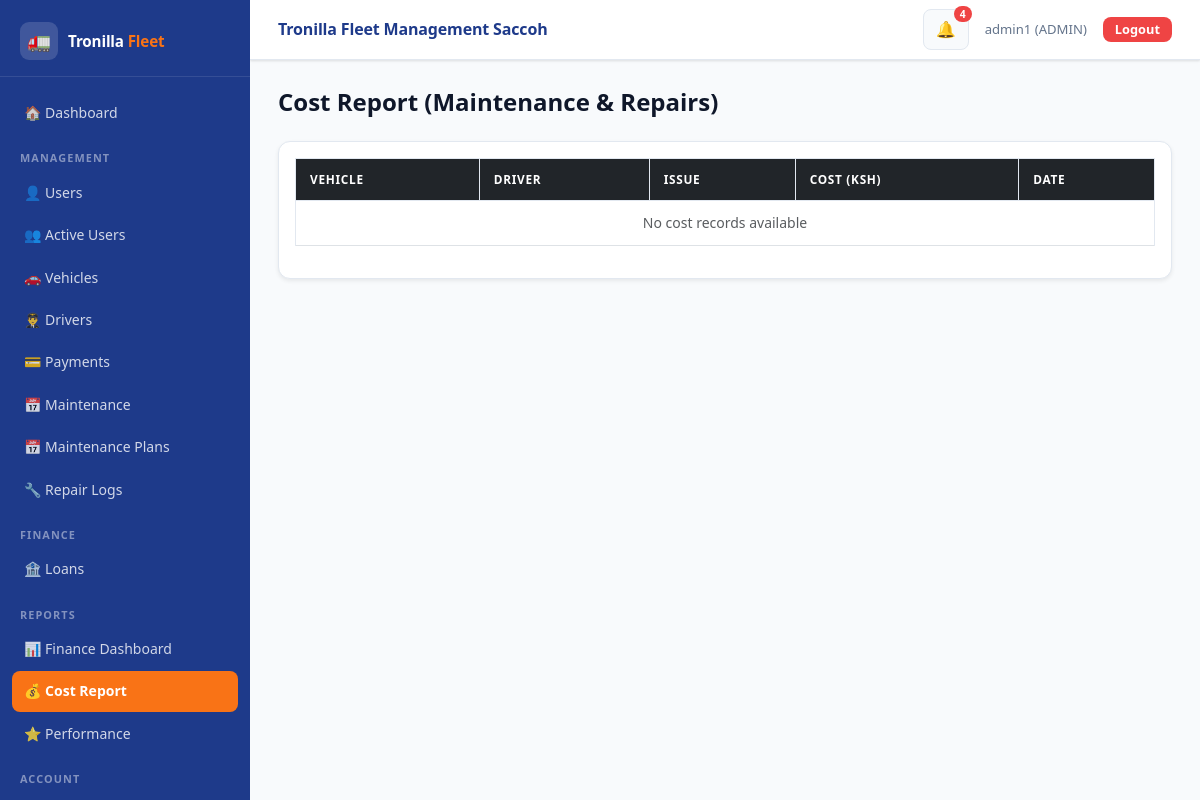
The app's page /reports/costs/ (signed in), older data.
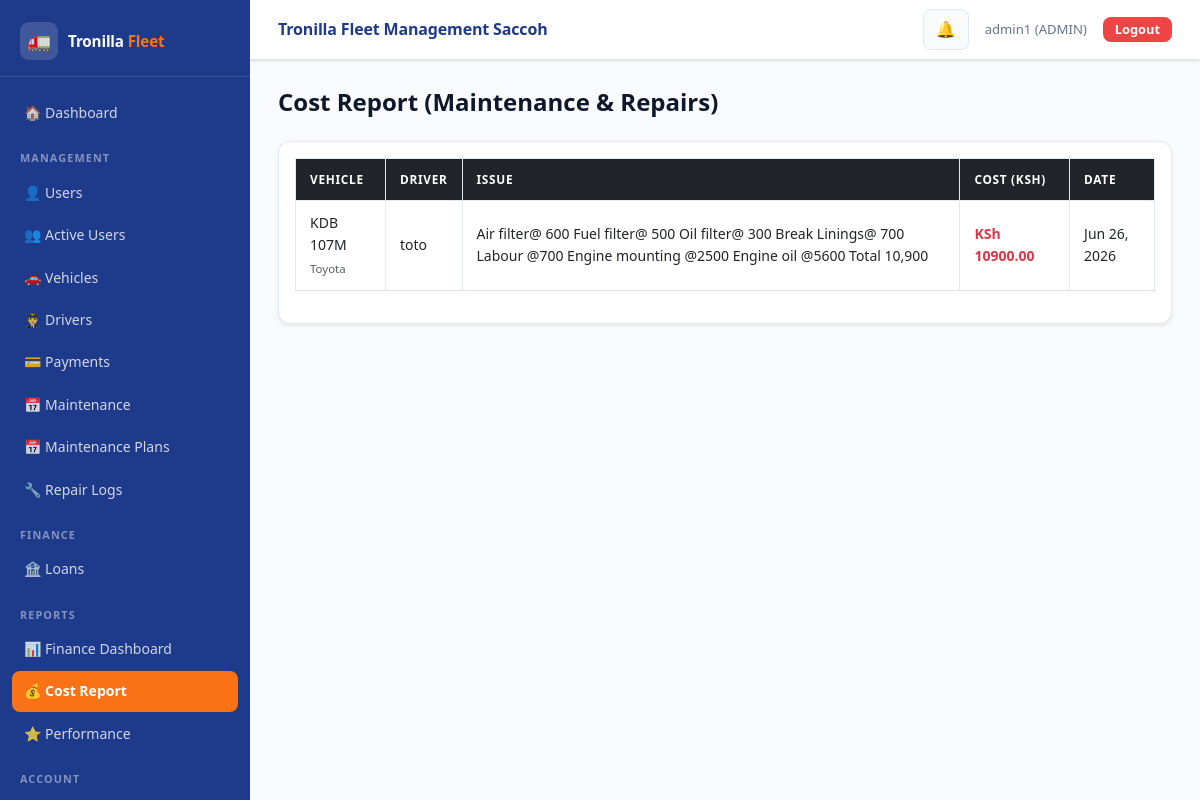
The same page, newer data.
### maintenance/models.py (models this page shows, shortened)
class RepairLog(models.Model):
    CATEGORY_CHOICES = (
        ('ENGINE',        'Engine'),
        ('TRANSMISSION',  'Transmission'),
        ('BRAKES',        'Brakes'),
        ('TYRES',         'Tyres'),
        ('ELECTRICAL',    'Electrical'),
        ('BODY',          'Body & Panels'),
        ('SUSPENSION',    'Suspension'),
        ('FUEL_SYSTEM',   'Fuel System'),
        ('COOLING',       'Cooling System'),
        ('GENERAL',       'General Service'),
        ('OTHER',         'Other'),
    )
    PROGRESS_CHOICES = (
        ('PENDING',      'Pending'),
        ('IN_PROGRESS',  'In Progress'),
        ('COMPLETED',    'Completed'),
        ('ON_HOLD',      'On Hold'),
    )
    vehicle     = models.ForeignKey(Vehicle, on_delete=models.CASCADE, related_name='repair_logs')
    category    = models.CharField(max_length=30, choices=CATEGORY_CHOICES, default='GENERAL')
    issue       = models.TextField()
    mechanic    = models.CharField(max_length=100, blank=True, null=True)
    cost        = models.DecimalField(max_digits=10, decimal_places=2, default=0)
    progress    = models.CharField(max_length=20, choices=PROGRESS_CHOICES, default='PENDING')
    repaired_on = models.DateField(null=True, blank=True)
    created_at  = models.DateTimeField(auto_now_add=True)
    class Meta:
        ordering = ['-created_at']

### vehicles/models.py (models this page shows, shortened)
class Vehicle(models.Model):
    STATUS_CHOICES = (
        ('ACTIVE', 'Active'),
        ('MAINTENANCE', 'Under Maintenance'),
        ('INACTIVE', 'Inactive'),
    )
    number_plate = models.CharField(max_length=20, unique=True)
    model = models.CharField(max_length=100)
    year = models.PositiveIntegerField()
    status = models.CharField(
        max_length=20,
        choices=STATUS_CHOICES,
        default='ACTIVE'
    )
    assigned_driver = models.ForeignKey(
        User,
        on_delete=models.SET_NULL,
        null=True,
        blank=True,
        limit_choices_to={'role': 'DRIVER'}
    )

### accounts/models.py (models this page shows, shortened)
class User(AbstractUser):
    ROLE_CHOICES = (
        ('ADMIN', 'Admin'),
        ('DRIVER', 'Driver'),
    )
    role = models.CharField(
        max_length=10,
        choices=ROLE_CHOICES,
        default='DRIVER'
    )
    phone_number = models.CharField(
        max_length=15,
        blank=True,
        null=True,
        unique=True
    )
    is_active_driver = models.BooleanField(default=True)

### reports/views.py (the view)
# urls.py: path('costs/', views.cost_report, name='cost_report'),
@admin_required
def cost_report(request):
    costs = get_cost_report()
    return render(request, 'cost_report.html', {
        'costs': costs
    })

### accounts/permissions.py (called while the page is built)
def admin_required(view_func):
    @wraps(view_func)
    def wrapper(request, *args, **kwargs):
        if request.user.is_authenticated and request.user.role == 'ADMIN':
            response = view_func(request, *args, **kwargs)
            response['Cache-Control'] = 'no-cache, no-store, must-revalidate'
            response['Pragma'] = 'no-cache'
            response['Expires'] = '0'
            return response
        return redirect('login')
    return wrapper

### notifications/context_processors.py (called while the page is built)
def notification_context(request):
    if request.user.is_authenticated:
        notifications = get_user_notifications(request.user)[:10]  # 🔥 limit for navbar
        unread_count = get_unread_count(request.user)
    else:
        notifications = []
        unread_count = 0
    return {
        "notifications": notifications,
        "unread_count": unread_count
    }

### notifications/services.py (called while the page is built)
def get_user_notifications(user):
    return Notification.objects.filter(user=user)

def get_unread_count(user):
    return Notification.objects.filter(
        user=user,
        is_read=False
    ).count()

### reports/services.py (called while the page is built)
def get_cost_report():
    return RepairLog.objects.select_related('vehicle').order_by('-repaired_on')

### reports/templates/cost_report.html
{% extends 'base.html' %}
{% block content %}
<h2 class="mb-4">Cost Report (Maintenance & Repairs)</h2>
<div class="card p-3 shadow-sm">
<table class="table table-bordered table-hover">
    <thead class="table-dark">
        <tr>
            <th>Vehicle</th>
            <th>Driver</th>
            <th>Issue</th>
            <th>Cost (KSh)</th>
            <th>Date</th>
        </tr>
    </thead>
    <tbody>
        {% for c in costs %}
        <tr>
            <td>
                {{ c.vehicle.number_plate }} <br>
                <small class="text-muted">{{ c.vehicle.model }}</small>
            </td>
            <td>
                {% if c.vehicle.assigned_driver %}
                    {{ c.vehicle.assigned_driver.username }}
                {% else %}
                    <span class="text-muted">Unassigned</span>
                {% endif %}
            </td>
            <td>{{ c.issue }}</td>
            <td class="fw-bold text-danger">
                KSh {{ c.cost|floatformat:2 }}
            </td>
            <td>{{ c.repaired_on|date:"M d, Y" }}</td>
        </tr>
        {% empty %}
        <tr>
            <td colspan="5" class="text-center text-muted">
                No cost records available
            </td>
        </tr>
        {% endfor %}
    </tbody>
</table>
</div>
{% endblock %}

### accounts/templates/base.html (shortened to what this page needs)
<!DOCTYPE html>
<html lang="en">
{% load static %}
<head>
  <link href="https://cdn.jsdelivr.net/npm/bootstrap@5.3.0/dist/css/bootstrap.min.css" rel="stylesheet">
  <link rel="stylesheet" href="{% static 'css/style.css' %}">
</head>
<body>
<div class="layout-wrap">
  <aside class="sidebar" id="sidebar">
    <div class="sidebar-brand">
      <div class="brand-icon">🚛</div>
      <div class="brand-name">Tronilla <span>Fleet</span></div>
    </div>
    <nav class="sidebar-nav" onclick="handleNavClick(event)">
      {% if request.user.is_authenticated %}
        <a href="{% if request.user.role == 'ADMIN' %}{% url 'admin_dashboard' %}{% else %}{% url 'driver_dashboard' %}{% endif %}">
          🏠 Dashboard
        </a>
        {% if request.user.role == 'ADMIN' %}
          <div class="sidebar-section-label">Management</div>
          <a href="{% url 'user_list' %}">👤 Users</a>
          <a href="{% url 'active_users' %}">👥 Active Users</a>
          <a href="{% url 'vehicle_list' %}">🚗 Vehicles</a>
          <a href="{% url 'driver_list' %}">👨‍✈️ Drivers</a>
          <a href="{% url 'admin_payment_list' %}">💳 Payments</a>
          <a href="{% url 'schedule_list' %}">📅 Maintenance</a>
          <a href="{% url 'maintenance_plans' %}">📅 Maintenance Plans</a>
          <a href="{% url 'repair_logs' %}">🔧 Repair Logs</a>
          <div class="sidebar-section-label">Finance</div>
          <a href="{% url 'loan_list' %}">🏦 Loans</a>
          <div class="sidebar-section-label">Reports</div>
          <a href="{% url 'dashboard' %}">📊 Finance Dashboard</a>
          <a href="{% url 'cost_report' %}">💰 Cost Report</a>
          <a href="{% url 'performance_report' %}">⭐ Performance</a>
        {% endif %}
        <div class="sidebar-section-label">Account</div>
        <a href="{% url 'logout' %}" style="color:#fca5a5;">🚪 Logout</a>
      {% endif %}
    </nav>
  </aside>
  <div class="main-wrap">
    <header class="topbar">
      <div class="topbar-title">Tronilla Fleet Management Saccoh</div>
      <div class="topbar-right">
        {% if request.user.is_authenticated %}
          <div style="position:relative;">
            <button class="notif-btn" id="notif-toggle">
              🔔
              {% if unread_count|default:0 > 0 %}
                <span class="notif-badge" id="notif-badge">{{ unread_count }}</span>
              {% endif %}
            </button>
          </div>
          <span class="topbar-user">{{ request.user.username }} ({{ request.user.role }})</span>
          <a href="{% url 'logout' %}" class="btn btn-danger btn-sm d-md-inline-flex">Logout</a>
        {% endif %}
      </div>
    </header>
    <div class="page-content">
      {% block content %}{% endblock %}
    </div>
  </div>
</div>
</body>
</html>

Row changes from the older to the newer data that the page shows:
added RepairLog: vehicle.number_plate "KDB 107M", vehicle.model "Toyota", vehicle.assigned_driver.username "toto", issue "Air filter@ 600 Fuel filter@ 500 Oil filter@ 300 Break Linings@ 700 Labour @700 Engine mounting @2500 Engine oil @5600 Total 10,900", cost "10900.00", repaired_on "Jun 26, 2026"
Text that changed along with them:
{{ unread_count }}: "4" → (not shown)
text no longer shown: "No cost records available"
